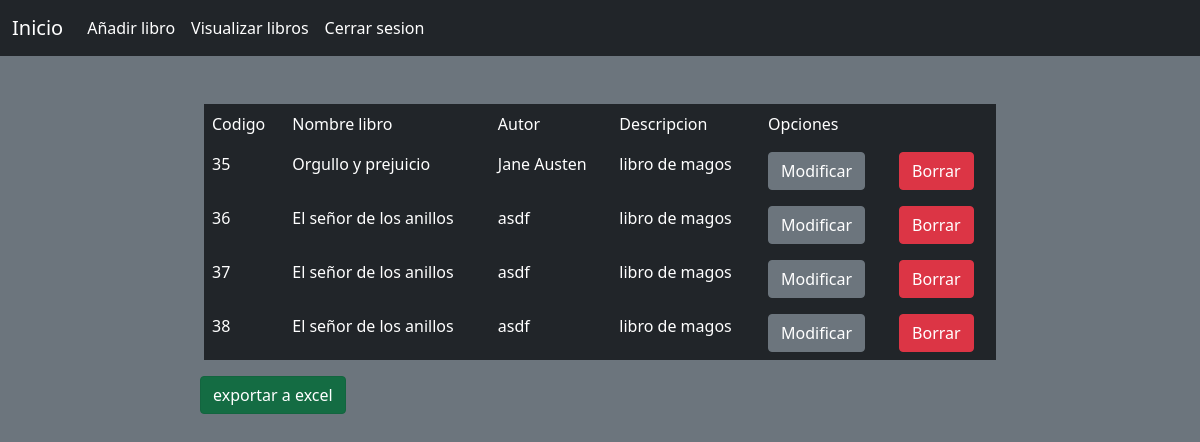
Screenshot of /visualizar (signed in) with the database file from the repository.
### core/models.py (models this page shows)
class Libro(models.Model):
    nombre_libro = models.CharField(max_length=50, verbose_name = "Nombre del libro" )
    autor_libro = models.CharField(max_length=50, verbose_name = "Autor del libro")
    descripcion_libro = models.CharField(max_length=50, verbose_name = "Descripcion del libro")
    categoria_libro = models.ForeignKey( Categoria_libro, on_delete=models.CASCADE)

### core/views.py (the view)
# urls.py: path("visualizar", visualizacion, name="visualizar1"),
@login_required
def visualizacion(request):
    libros = Libro.objects.all()
    datos ={ 'libros':libros}
    return render(request,'core/MostratDtatos.html',datos)

### core/templates/core/MostratDtatos.html (shortened to what this page needs)
{% extends 'core/base.html' %}
{% block content %}
  <br>
  <br>
  <div class="row">
    <div class="col-md-8 offset-sm-2">
        <table class="table table-borderless table-dark" >
            <tr>
              <td>Codigo</td>
              <td>Nombre libro</td>
              <td>Autor</td>
              <td>Descripcion</td>
              <td>Opciones</td>
              <td>      </td>
            </tr>
            {%for v in libros%}
            <tr>
              <td>{{v.id}}</td>
              <td>{{v.nombre_libro}}</td>
              <td>{{v.autor_libro}}</td>
              <td>{{v.descripcion_libro}}</td>
              <td><a href="{% url 'actualizacion' v.id %}" class="btn btn-secondary"> Modificar</a>
              <td><a href="{% url 'borrar' v.id %}" class="btn btn-danger"> Borrar</a>
              </td>
            </tr>
            {% endfor %}
        </table>
    </div>
  </div>
    <div class=”row”>
      <div class="col-3 offset-sm-2">
        <a href="{% url 'descarga' %}" class="btn btn-success btn-XS active"> exportar a excel </a> </div>
      </div>
{% endblock %}

### core/templates/core/base.html (shortened to what this page needs)
{% load crispy_forms_tags %}
{% load static %}
<!doctype html>
<html lang="en">
  <head>
    <link href="https://cdn.jsdelivr.net/npm/bootstrap@5.0.1/dist/css/bootstrap.min.css" rel="stylesheet">
    <link rel="stylesheet" type="text/css" href="{% static 'core/css/home.css' %}">
    <link href="https://cdn.jsdelivr.net/npm/select2@4.1.0-rc.0/dist/css/select2.min.css" rel="stylesheet" />
    <link rel="stylesheet" href="https://cdn.jsdelivr.net/npm/@ttskch/select2-bootstrap4-theme@x.x.x/dist/select2-bootstrap4.min.css">
  </head>
  <body class="bg-secondary ">
    <nav class="navbar navbar-expand-md navbar-dark bg-dark">
  <div class="container-fluid">
    <a class="navbar-brand" href="{% url 'home' %}">Inicio</a>
    <div class="collapse navbar-collapse" id="navbarNav">
      <ul class="navbar-nav">
        <li class="nav-item">
          <a class="nav-link active" href="{% url 'añadir' %}">Añadir libro</a>
        </li>
        <li class="nav-item">
          <a class="nav-link active" href="{% url 'visualizar1'%}">Visualizar libros</a>
        </li>
        {% if user.is_authenticated %}
          <li class="nav-item" ><a  class="nav-link active" href="{% url 'logout'%}?next={{request.path}}" >Cerrar sesion</a></li>
        {% endif %}
      </ul>
    </div>
  </div>
</nav>
    {% block content %}
    {% endblock %}
</body>
</html>

### rows the page displays
Libro: id "35", nombre_libro "Orgullo y prejuicio", autor_libro "Jane Austen", descripcion_libro "libro de magos"
Libro: id "36", nombre_libro "El señor de los anillos", autor_libro "asdf", descripcion_libro "libro de magos"
Libro: id "37", nombre_libro "El señor de los anillos", autor_libro "asdf", descripcion_libro "libro de magos"
Libro: id "38", nombre_libro "El señor de los anillos", autor_libro "asdf", descripcion_libro "libro de magos"
